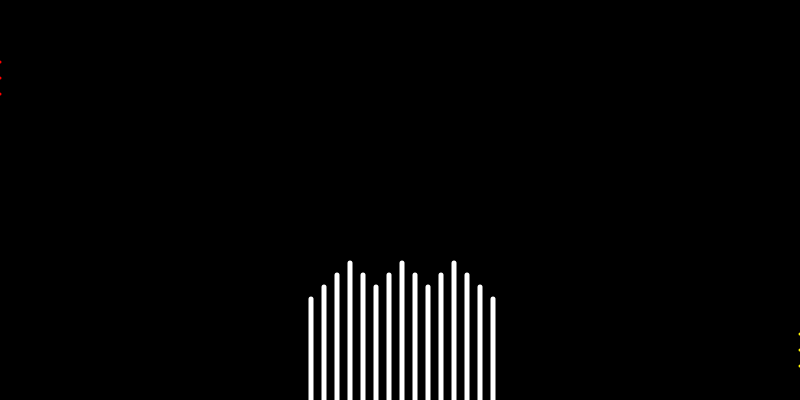
Frame 1 (no input)
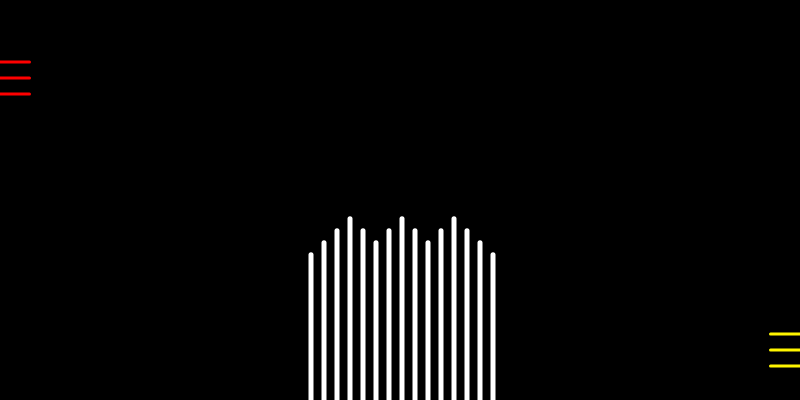
Frame 60 (no input)
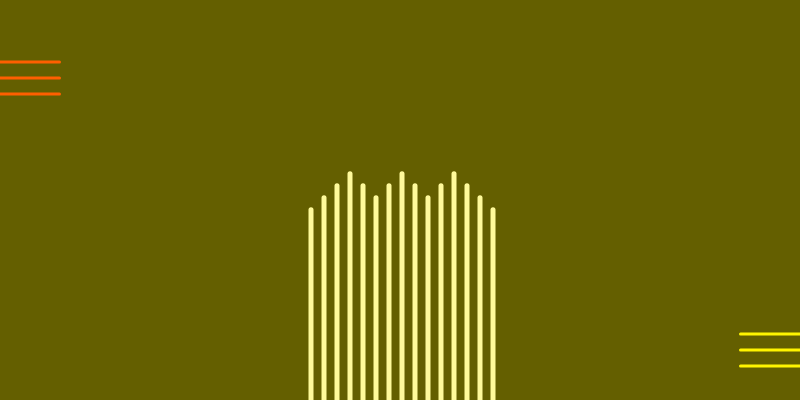
Frame 120 (the mouse pressed at the canvas centre since frame 60)

The p5.js sketch that drew these frames (run headless with seeded random() and noise() and a simulated clock; from frame 60 on, the mouse is pressed at the canvas centre):

// p5.js sketch
// ── sketch.js

var xa = 311;
var ya = 400;
var xb = 311;
var yb = 299;  

var lx = 0;
var ly = 62;
var lx2 = 0;
var ly2 = 62;
var w=0.5;


var lx3 = 800;
var ly3 = 334;
var lx23 = 800;
var ly23 =  334;

var m = 1;
var lym=188;

var colox = 255

function setup() {
  

  createCanvas(800, 400);
  background(0, 0, 0);

}

function draw() {
  background(0, 0, 0);
  millis1 = millis();
  
  
  //linea inferiores organizadas de izq a dere// 
  strokeWeight(5);
  stroke(255,255,255);
  //1
  line(xa,ya,xa,yb);
  //2
  line(xa+13,ya,xa+13,yb-12);
  //3
  line(xa+13*2,ya,xa+13*2,yb-12*2);
  //4
  line(xa+13*3,ya,xa+13*3,yb-12*3);
  //5
  line(xa+13*4,ya,xa+13*4,yb-12*2);
  //6
  line(xa+13*5,ya,xa+13*5,yb-12);
  //7
  line(xa+13*6,ya,xa+13*6,yb-12*2);
  //8
  line(xa+13*7,ya,xa+13*7,yb-12*3);
  //9
  line(xa+13*8,ya,xa+13*8,yb-12*2);
  //10
  line(xa+13*9,ya,xa+13*9,yb-12);
  //11
  line(xa+13*10,ya,xa+13*10,yb-12*2); 
  //12
  line(xa+13*11,ya,xa+13*11,yb-12*3);
  //13
  line(xa+13*12,ya,xa+13*12,yb-12*2);
  //14
  line(xa+13*13,ya,xa+13*13,yb-12);
  //15
  line(xa+13*14,ya,xa+13*14,yb);

  

//suben las lineas blancas
   if (millis1 > 0) {
   yb = yb-0.75 
       }
  
        
// lineas rojas
strokeWeight(3);
stroke(255,0,0);
  
line(lx,ly,lx2,ly2);
line(lx,ly+16,lx2,ly2+16);  
line(lx,ly+16*2,lx2,ly2+16*2);  
  // se mueven las lineas rojas
   lx2 = lx2+w;

  //lineas amarilla
strokeWeight(3);
stroke(255,245,0);  
line(lx3,ly3,lx23,ly23);
line(lx3,ly3+16,lx23,ly23+16);  
line(lx3,ly3+16*2,lx23,ly23+16*2);  
  // se mueven las lineas amarillas
   lx23 = lx23-w;  
  
  // tiembla 1
  if (millis1 > 2000  && millis1 < 30000) {
    if(millis1>2000 && millis1<3000)

    {
       w=-w;
      background(255, 242, 0, 100);
    }
    
  }
//linea que se mueve
    if(millis1>4000 && millis1<9000)

    {
     strokeWeight(3);
     stroke(colox,colox-50,colox-150);
     line(lx,lym+m,800,lym+m);
      lym=lym+m*3;    

      if ( lym > 350){
        m = -m;
      }
      
      else if(lym < 50)
      {

         m = -m;
      }
    }
    
    
 //tiembla 2
    if(millis1>7000 && millis1<8000)

    {

       w=-w;

      background(255, 242, 0, 100);
    }
    
    

    //tiembla 3 en blanco
    if(millis1>17000 && millis1<18000)

    {
       w=-w;
      background(255, 255, 255, 100);
       
       }
    
    //tiembla 5
    if(millis1>22000 && millis1<23000)

    {
       w=-w;
      background(255, 242, 0, 100);
      
    }
    
    //tiembla 6
    if(millis1>28000 && millis1<29000)

    {
       w=-w;
      background(255, 242, 0, 100);
    }
    
    //tiembla 7
    if(millis1>33000 && millis1<34000)

    {
       w=-w;
      background(255, 242, 0, 100);
    }
    
    //lineas azules  
    if(millis1>17000 && millis1<18000){
      
      for ( var blu = 1; blu < 11; blu = blu + 1){
    
      strokeWeight(6);
       stroke(0,0,255);
       line(40*blu+197, 400, 40*blu+197, 0);
       }
    }
      //linea en movimiento
          if(millis1>24000 && millis1<27000)

    {
     strokeWeight(3);
     stroke(colox,colox-50,colox-150);
     line(lx,lym+m,800,lym+m);
      lym=lym+m*3;    

      if ( lym > 350){
        m = -m;
      }
      
      else if(lym < 50)
      {

         m = -m;
      }

    }
}
